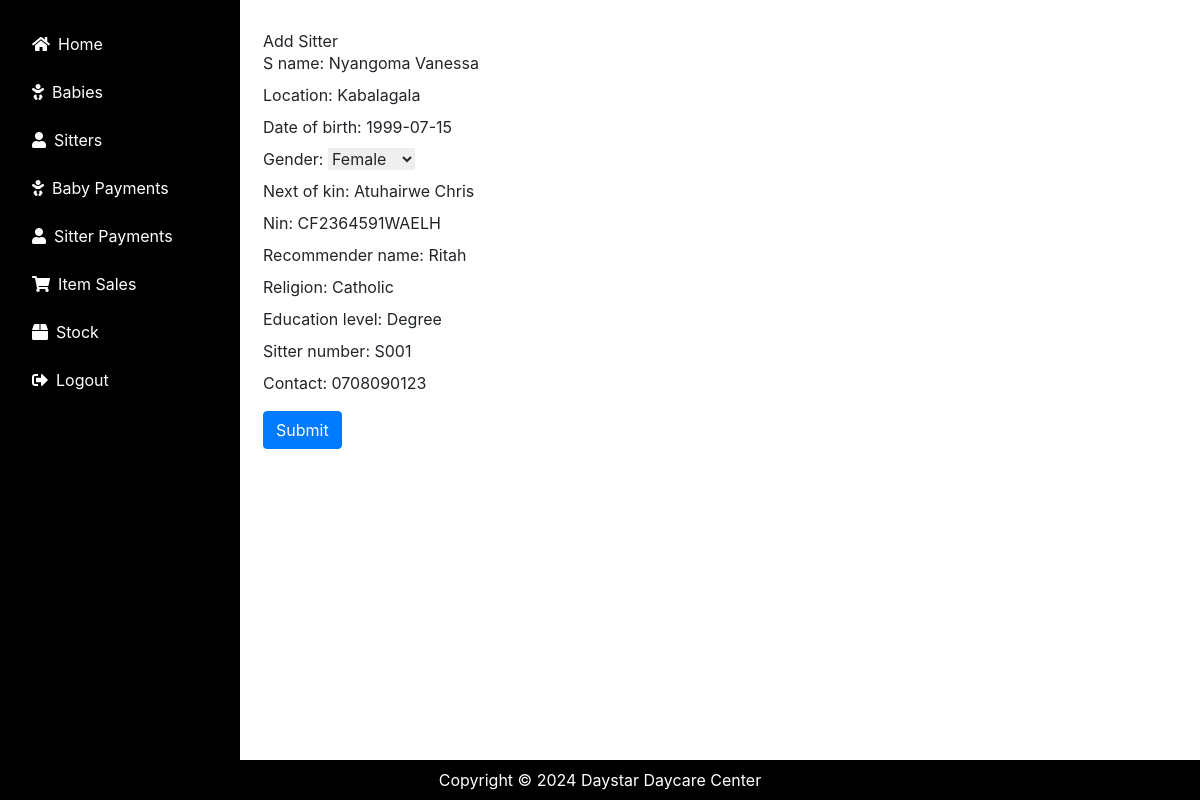
The app's page /sitters/1/edit/ with its own data.
### daycare/models.py (models this page shows, shortened)
class Sitter(models.Model):
    s_name = models.CharField(max_length=20)
    location = models.CharField(max_length=20, default='Kabalagala')
    date_of_birth = models.DateField()
    gender = models.CharField(max_length=10, choices=[('M', 'Male'), ('F', 'Female')])
    next_of_kin = models.CharField(max_length=20)
    nin = models.CharField(max_length=20)
    recommender_name = models.CharField(max_length=20)
    religion = models.CharField(max_length=25, blank=True)
    education_level = models.CharField(max_length=255)
    sitter_number = models.CharField(max_length=8,  unique=True,blank=False, null=True)
    contact = models.CharField(max_length=15)

### daycare/views.py (the view)
# urls.py: path('sitters/<int:sitter_id>/edit/', views.edit_sitter, name='edit_sitter'),
def edit_sitter(request, sitter_id):
    sitter = get_object_or_404(Sitter, pk=sitter_id)
    if request.method == 'POST':
        form = SitterForm(request.POST, instance=sitter)
        if form.is_valid():
            form.save()
            return redirect('list_sitters')
    else:
        form = SitterForm(instance=sitter)
    return render(request, 'daycare/sitter_form.html', {'form': form})

### daycare/forms.py (shortened to what this page needs)
class SitterForm(forms.ModelForm):
    class Meta:
        model = Sitter
        fields = ['s_name', 'location', 'date_of_birth', 'gender', 'next_of_kin', 'nin', 'recommender_name', 'religion', 'education_level', 'sitter_number', 'contact']

### daycare/templates/daycare/sitter_form.html (shortened to what this page needs)
{% extends 'daycare/base.html' %}
{% block content %}
<div class="container mt-4">
    <h2>Add Sitter</h2>
    <form method="post">
        {{ form.as_p }}
        <button type="submit" class="btn btn-primary mt-2">Submit</button>
    </form>
</div>
{% endblock %}

### records on screen
Sitter: s_name "Nyangoma Vanessa", location "Kabalagala", date_of_birth "1999-07-15", gender "Female", next_of_kin "Atuhairwe Chris", nin "CF2364591WAELH", recommender_name "Ritah", religion "Catholic", education_level "Degree", sitter_number "S001", contact "0708090123"
